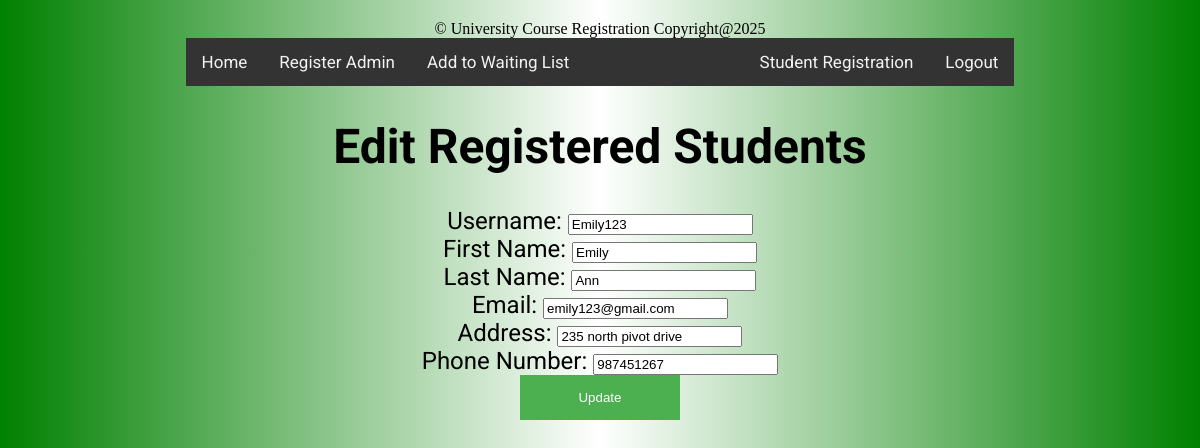
/admin/admin_edit_user.php?id=8, run on the app's committed database.
### tables this page shows
CREATE TABLE `registered_user` (
  `id` int(11) NOT NULL,
  `username` varchar(50) NOT NULL,
  `password` varchar(256) NOT NULL,
  `firstname` text NOT NULL,
  `lastname` text NOT NULL,
  `email` varchar(50) NOT NULL,
  `SSN` int(50) NOT NULL,
  `address` varchar(256) NOT NULL,
  `phone` int(50) NOT NULL
);

### admin/admin_edit_user.php (the view, shortened to what this page needs)
<?php
include('connection.php');
include('footer.php');
?>
<!DOCTYPE HTML>
<html>
<body style="background-image: linear-gradient(to right,green,white,green);">
<head>
<link rel="stylesheet" type="text/css" href="/hash/styles.css">
</head>
<body>
<div id="wrapper">
<div id="topnav">
        <a href="/hash/admin-home.php" class="btn">Home</a>
        <a href="/hash/register-Admin.php" class="btn">Register Admin</a>
		<a href="/hash/waiting_list_registration.php" class="btn">Add to Waiting List</a>
	<div id="topnav-right">
        <a href="/hash/register-Student.php" class="btn">Student Registration</a>
        <a href="/hash/logout.php" class="btn">Logout</a>
    </div>
</div>
		<h1>Edit Registered Students</h1>
<?php
if (isset($_GET['id'])) {
    $id = $_GET['id'];
    $sql = "SELECT * FROM registered_user WHERE id=$id";
    $result = $conn->query($sql);
    if ($result->num_rows > 0) {
        $row = $result->fetch_assoc();
        ?>
        <form method="post" action="admin_update_user.php">
            Username: <input type="text" name="username" value="<?php echo $row['username']; ?>"><br>
			First Name: <input type="text" name="firstname" value="<?php echo $row['firstname']; ?>"><br>
			Last Name: <input type="text" name="lastname" value="<?php echo $row['lastname']; ?>"><br>
            Email: <input type="text" name="email" value="<?php echo $row['email']; ?>"><br>
			Address: <input type="text" name="address" value="<?php echo $row['address']; ?>"><br>
			Phone Number: <input type="text" name="phone" value="<?php echo $row['phone']; ?>"><br>
            <input type="submit" value="Update">
        </form>
        <?php
    } else {
        echo "No user found";
    }
} else {
    echo "Invalid request";
}
?>
</div>
</body>
</html>

### styles.css (style rules this page uses)
#topnav { position: relative; background-color: #333; overflow: hidden; }
#topnav a { float: left; color: #f2f2f2; text-align: center; padding: 14px 16px; text-decoration: none; font-size: 17px; }
#topnav-right { float: right; }
#wrapper { width:70%;margin: 0 auto; text-align: center;font-family: 'Roboto', sans-serif;font-size: 150%;border-radius: 20px; }
input[type =submit] { width:160px;border:0px;padding:15px;background-color: #4CAF50;color:#fff; cursor: pointer; }

### data on the page
registered_user: username "Emily123", firstname "Emily", lastname "Ann", email "emily123@gmail.com", address "235 north pivot drive", phone "987451267"
